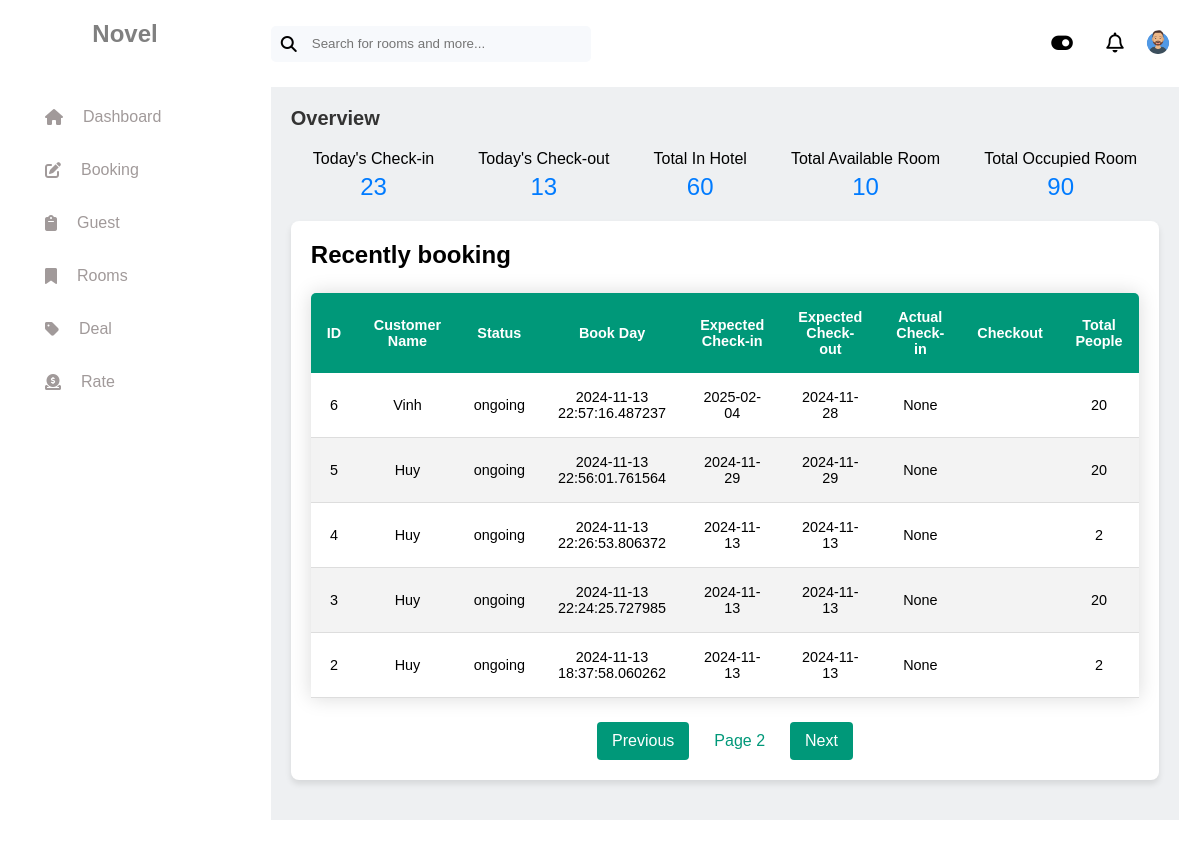
Page /?page=2 (signed in) on the committed database.
### tables this page shows
CREATE TABLE booking (
  booking_id INTEGER PRIMARY KEY,
  customer_id INTEGER NOT NULL,
  room_id INTEGER NOT NULL,
  status TEXT CHECK (status IN ('ongoing', 'completed', 'cancelled')) NOT NULL,
  book_day DATE NOT NULL,
  expected_checkin DATE NOT NULL,
  expected_checkout DATE NOT NULL,
  actual_checkin DATE,
  actual_checkout DATE,
  total_people INTEGER NOT NULL,
  FOREIGN KEY (customer_id) REFERENCES customer (customer_id),
  FOREIGN KEY (room_id) REFERENCES room (room_id)
);

CREATE TABLE customer (
  customer_id INTEGER PRIMARY KEY AUTOINCREMENT,
  name TEXT NOT NULL,
  email TEXT,
  dob DATE,
  credit_card TEXT,
  address TEXT,
  company_id INTEGER
);

### app.py (the view)
@app.route("/")
def index():
    conn = get_db_connection()
    bookings = conn.execute("""
        SELECT booking.booking_id AS id, customer.name AS customer_name, booking.status,
               booking.book_day, booking.expected_checkin, booking.expected_checkout,
               booking.actual_checkin, booking.actual_checkout, booking.total_people
        FROM booking
        JOIN customer ON booking.customer_id = customer.customer_id
        ORDER BY booking.book_day DESC
    """).fetchall()
    conn.close()
    page, per_page = request.args.get("page", 1, type=int), 5
    paginated_bookings = bookings[(page - 1) * per_page : page * per_page]
    total_pages = (len(bookings) - 1) // per_page + 1
    return render_template("index.html", bookings=paginated_bookings, page=page, total_pages=total_pages)

### app.py (called while the page is built)
@app.before_request
def check_authentication():
    if request.endpoint not in ['login', 'register'] and not session.get("logged_in"):
        return redirect(url_for("login"))

### database/database_function.py (called while the page is built)
def get_db_connection():
    conn = sqlite3.connect('hotel1.db')
    conn.row_factory = sqlite3.Row
    return conn

### templates/index.html
{% extends "layout.html" %} {% block title %} Home {% endblock %} {% block stylesheets %}
<link rel="stylesheet" href="{{ url_for('static', filename='css/homepage.css')}}" />
{% endblock %} {% block content %}
<div class="container">
    <div class="overview-section">
        <h1>Overview</h1>
        <div class="stats">
            <div>
                <p>Today's Check-in</p>
                <span>23</span>
            </div>
            <div>
                <p>Today's Check-out</p>
                <span>13</span>
            </div>
            <div>
                <p>Total In Hotel</p>
                <span>60</span>
            </div>
            <div>
                <p>Total Available Room</p>
                <span>10</span>
            </div>
            <div>
                <p>Total Occupied Room</p>
                <span>90</span>
            </div>
        </div>
    </div>
    <div class="section recent-booking-section">
        <h2>Recently booking</h2>
        <table class="table">
            <thead>
                <tr>
                    <th>ID</th>
                    <th>Customer Name</th>
                    <th>Status</th>
                    <th>Book Day</th>
                    <th>Expected Check-in</th>
                    <th>Expected Check-out</th>
                    <th>Actual Check-in</th>
                    <th>Checkout</th>
                    <th>Total People</th>
                </tr>
            </thead>
            <tbody>
                {% for booking in bookings %}
                <tr>
                    <td>{{ booking.id }}</td>
                    <td>{{ booking.customer_name }}</td>
                    <td>{{ booking.status }}</td>
                    <td>{{ booking.book_day }}</td>
                    <td>{{ booking.expected_checkin }}</td>
                    <td>{{ booking.expected_checkout }}</td>
                    <td>{{ booking.actual_checkin }}</td>
                    <td>{{ booking.checkout }}</td>
                    <td>{{ booking.total_people }}</td>
                </tr>
                {% endfor %}
            </tbody>
        </table>
        <div class="pagination">
            {% if page > 1 %}
            <a href="{{ url_for('index', page=page-1) }}">Previous</a>
            {% endif %}
            <span>Page {{ page }}</span>
            {% if page < total_pages %}
            <a href="{{ url_for('index', page=page+1) }}">Next</a>
            {% endif %}
        </div>
    </div>
</div>
{% endblock %}

### static/css/layout.css (style rules this page uses)
* { margin: 0; padding: 0; box-sizing: border-box; }
body { display: flex; font-family: Arial, Helvetica, sans-serif; }

### static/css/homepage.css (style rules this page uses)
.container { background-color: #eef0f2; padding: 20px; margin: 20px auto; }
.section { background-color: #fff; padding: 20px; margin: 20px 0; border-radius: 8px; box-shadow: 0 4px 6px rgba(0, 0, 0, 0.1); }
.overview-section h1 { font-size: 20px; color: #333; }
.overview-section .stats { display: flex; justify-content: space-around; margin-top: 20px; }
.stats div { text-align: center; }
.stats div span { margin-top: 5px; display: block; font-size: 1.5rem; color: #007bff; }
.table { width: 100%; border-collapse: collapse; font-family: "Arial", sans-serif; margin: 1.5rem 0; font-size: 16px; text-align: left; border-radius: 5px 5px 0 0; overflow: hidden; box-shadow: 0 0 20px rgba(0, 0, 0, 0.15); }
table thead tr { background-color: #009879; color: #ffffff; font-weight: bold; }
.table th, .table td { padding: 1rem; font-size: 0.9rem; text-align: center; }
.table tbody tr { border-bottom: 1px solid #dddddd; }
.table tbody tr:nth-of-type(even) { background-color: #f3f3f3; }
.table tbody tr:nth-of-type(odd) { background-color: #ffffff; }
.pagination { margin-top: 1.5rem; display: flex; justify-content: center; }
.pagination a { padding: 10px 15px; margin: 0 5px; background-color: #009879; color: #fff; text-decoration: none; border-radius: 4px; }
.pagination span { padding: 10px 15px; margin: 0 5px; color: #009879; }

### rows in the picture
booking: id "6", customer_name "Vinh", status "ongoing", book_day "2024-11-13 22:57:16.487237", expected_checkin "2025-02-04", expected_checkout "2024-11-28", actual_checkin "None", total_people "20"
booking: id "5", customer_name "Huy", status "ongoing", book_day "2024-11-13 22:56:01.761564", expected_checkin "2024-11-29", expected_checkout "2024-11-29", actual_checkin "None", total_people "20"
booking: id "4", customer_name "Huy", status "ongoing", book_day "2024-11-13 22:26:53.806372", expected_checkin "2024-11-13", expected_checkout "2024-11-13", actual_checkin "None", total_people "2"
booking: id "3", customer_name "Huy", status "ongoing", book_day "2024-11-13 22:24:25.727985", expected_checkin "2024-11-13", expected_checkout "2024-11-13", actual_checkin "None", total_people "20"
booking: id "2", customer_name "Huy", status "ongoing", book_day "2024-11-13 18:37:58.060262", expected_checkin "2024-11-13", expected_checkout "2024-11-13", actual_checkin "None", total_people "2"

### other values in the picture
{{ page }} "2"
